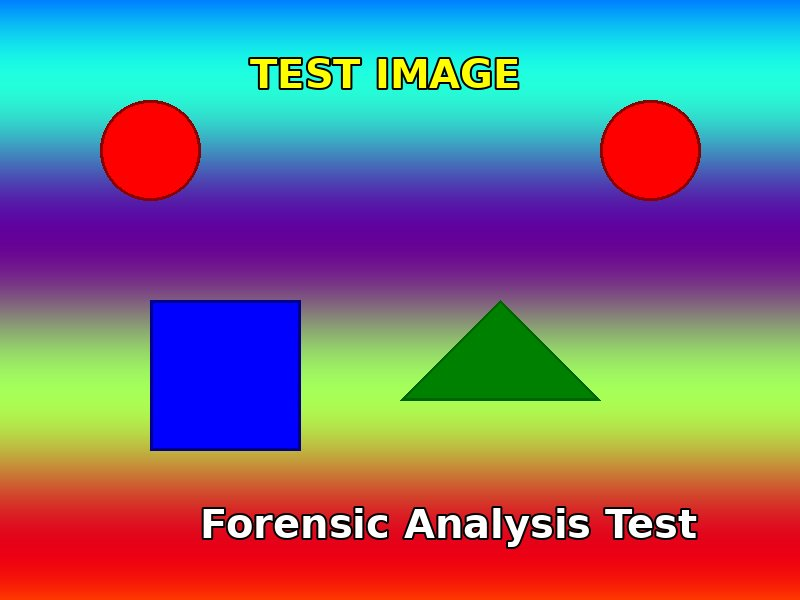
#> input picture apps/monolith/storage/uploads/00a7a092-f533-4919-9093-2c3c59afc647_test_image_with_metadata.jpg, 800 x 600 px
$ python -i plots.py   (imports and definitions only)
#> lines starting #> are read from the running program, lines starting #| are printed output that depends on the picture
#> further down, picture is the input picture: shape (600, 800, 3); mean B, G, R 125.9, 114.1, 121.8
import cv2
import numpy as np
import matplotlib.pyplot as plt
import io

def compute_rgb_scatter(image: np.ndarray, color_space: str = 'RGB') -> bytes:
    """
    Compute 2D scatter plot of pixels.
    """
#> called with color_space = 'RGB'
    # Downsample for performance
    small = cv2.resize(image, (0,0), fx=0.25, fy=0.25)
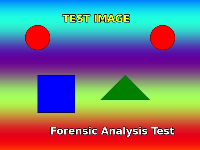
#> small: shape (150, 200, 3); mean B, G, R 126, 114.1, 121.9

    # Convert if needed
    if color_space == 'HSV':
        data = cv2.cvtColor(small, cv2.COLOR_BGR2HSV)
    else: # RGB
        data = cv2.cvtColor(small, cv2.COLOR_BGR2RGB)

    # Flat
    pixels = data.reshape(-1, 3)
    if color_space == 'RGB':
        colors = pixels / 255.0
    else:
        # For visualization color, convert back to RGB
        # Or just use the pixel values themselves as colors?
        # Sherloq uses actual pixel color.
        rgb_small = cv2.cvtColor(small, cv2.COLOR_BGR2RGB)
        colors = rgb_small.reshape(-1, 3) / 255.0

    fig = plt.figure(figsize=(6, 6))
    ax = fig.add_subplot(111, projection='3d')

    # Sample subset if too large
    if len(pixels) > 5000:
        idx = np.random.choice(len(pixels), 5000, replace=False)
#> idx = 5000 values, max 29999 at index 3750, min 4 at index 3098, mean 15048.7
        pixels = pixels[idx]
        colors = colors[idx]

    ax.scatter(pixels[:, 0], pixels[:, 1], pixels[:, 2], c=colors, marker='.')

    ax.set_xlabel('Ch 1')
    ax.set_ylabel('Ch 2')
    ax.set_zlabel('Ch 3')

    buf = io.BytesIO()
    plt.savefig(buf, format='jpg', dpi=100)
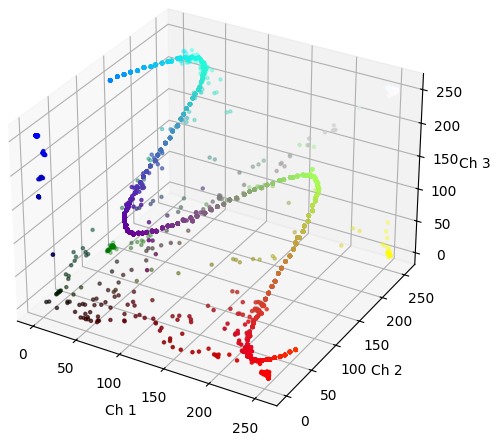
#> figure drawn by matplotlib, 1 panel
    plt.close(fig)
    buf.seek(0)
    return buf.getvalue()

>>> import cv2
>>> picture = cv2.imread('../../../../../apps/monolith/storage/uploads/00a7a092-f533-4919-9093-2c3c59afc647_test_image_with_metadata.jpg')
>>> result = compute_rgb_scatter(picture)
